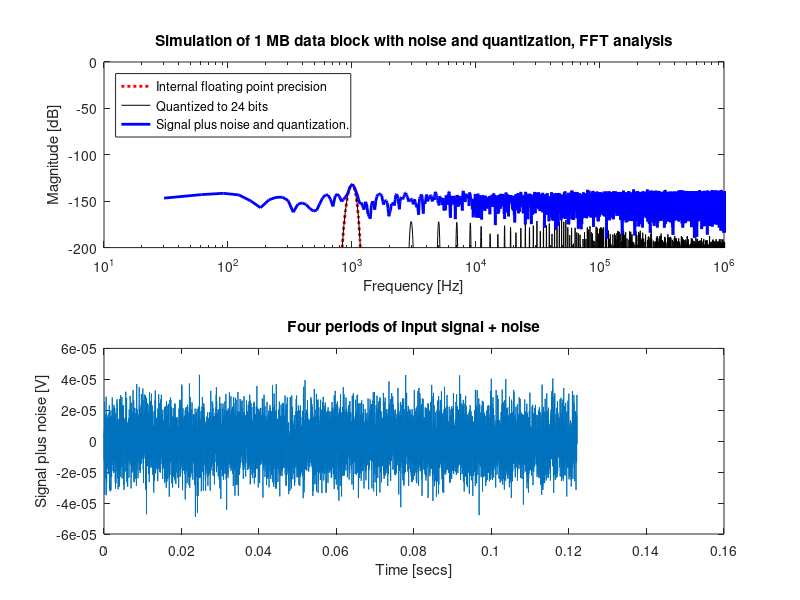

Reproduce this figure in MATLAB.
signal_level = 1e-6;
noise_level_per_rtHz = 13e-9;
sample_rate = 2e6;
sequence_length = 256 * 1024/4;  % 256 kB worth of samples
% signal_freq = sample_rate / sequence_length * 100;
signal_freq = 1000;
bit_depth = 24;

    %  test setup:
    % making an assumption that the samples are not stored across words,
    % so a 24 bit sample takes up 4 bytes (one 32 bit word).
    % 1024 bytes per kilobyte / 4 bytes per sample = 256 samples per kilobyte
    % 1024 kilobytes per megabyte * 256 samples per kilobyte = 262144 samples per megabyte

    % [mag, index] = noise_and_signal(1000, 1e-3, 1e-6, 1e6, 256, 24)


    % From http://mdc.custhelp.com/app/answers/detail/a_id/16847/~/relationship-between-rms-noise-and-peak-to-peak-noise
    % > When it comes to noise, we are doing some approximations.
    % > We are assuming white (Gaussian) noise but technically,
    % > random white noise will have some rare spikes which reach
    % > towards infinity. We ignore these. The instantaneous
    % > peak-to-peak amplitude of white noise will be less than 8x
    % > the RMS value around 98% of the time. And in practice,
    % > when you view noise on the scope, the trained eye
    % > seems to find this 98% level pretty consistently. So we
    % > have intertwined noise theory and practicality to come
    % > up with our 8x figure.
    %
    % This does not seem to hold true when using the matlab randn function to generate noise.

    % digital index array:
    sequence = [0:sequence_length - 1];

    % "Perfect" analog signal:
    signal_float = signal_level * sin(2*pi*signal_freq * sequence / sample_rate);
    % simulate quantization
    quantized_signal = round(signal_float * 2^(bit_depth-1)) / 2^(bit_depth-1);
    % calculate the RMS quantization error just to check. Should be approx. 6.02*N + 1.76
    quantized_error_dB = 20*log10(sqrt(sum((quantized_signal - signal_float).^2/sequence_length)))

    % Caluclate the rms Noise level from the Noise density.
    noise_rms = noise_level_per_rtHz * sqrt(sample_rate/2);
    % Use normally distributed random numbers to simulate the white noise.
    white_noise_float = randn([1, sequence_length]) * noise_rms;
    % Calculate the actual rms value of the created signal to cross check with Spice.
    calc_noise_rms = sqrt(sum(white_noise_float.^2)/sequence_length)

    % Sum the signals and quantize.
    total_signal_quantized = round((white_noise_float + signal_float) * 2^(bit_depth-1)) / 2^(bit_depth-1);

    % Choose a window:
    % window = chebwin(sequence_length, 120)';
    window = kaiser(sequence_length, 7*pi)';
    % window = flattopwin(sequence_length)';
    % window = rectwin(sequence_length)';

    % Perform fft with magnitude scaling.
    signal_mag = abs(fft(signal_float .* window) * 2 / sequence_length);
    quantized_signal_mag = abs(fft(quantized_signal .* window) * 2 / sequence_length);
    quantized_plus_noise_mag = abs(fft(total_signal_quantized .* window) * 2 / sequence_length);
    freq_axis = sequence * sample_rate / sequence_length;

    figure(1)
    subplot(211);
    semilogx(freq_axis, 20*log10(signal_mag), 'r:', 'LineWidth', 2);
    hold on;
    xlim([10, 1e6]);
    ylim([-200,0]);
    xlabel('Frequency [Hz]');
    ylabel('Magnitude [dB]');
    % waitforbuttonpress;
    semilogx(freq_axis, 20*log10(quantized_signal_mag), 'k');
    % waitforbuttonpress;
    semilogx(freq_axis, 20*log10(quantized_plus_noise_mag), 'b', 'LineWidth', 2);
    hold off;
    legend(['Internal floating point precision'], ...
            sprintf('Quantized to %d bits', bit_depth), ...
            ['Signal plus noise and quantization.'], ...
            'Location', 'northwest')
    title('Simulation of 1 MB data block with noise and quantization, FFT analysis')

    subplot(212)
    plot(sequence(1:round(sample_rate/signal_freq) * 4)/sequence_length, total_signal_quantized(1:round(sample_rate/signal_freq) * 4));
    title('Four periods of input signal + noise')
    xlabel('Time [secs]')
    ylabel('Signal plus noise [V]')
